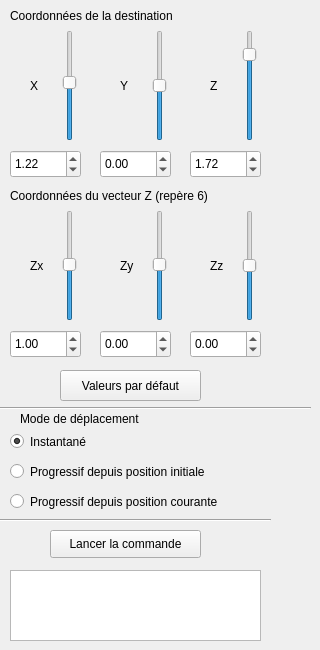
  <widget class="QWidget" name="tab_3">
   <attribute name="title">
    <string>Commande de la situation</string>
   </attribute>
   <widget class="QLabel" name="label_9">
    <property name="geometry">
     <rect>
      <x>10</x>
      <y>0</y>
      <width>201</width>
      <height>31</height>
     </rect>
    </property>
    <property name="text">
     <string>Coordonnées de la destination</string>
    </property>
   </widget>
   <widget class="QLabel" name="label_10">
    <property name="geometry">
     <rect>
      <x>30</x>
      <y>70</y>
      <width>31</width>
      <height>31</height>
     </rect>
    </property>
    <property name="text">
     <string>X</string>
    </property>
   </widget>
   <widget class="QLabel" name="label_11">
    <property name="geometry">
     <rect>
      <x>120</x>
      <y>70</y>
      <width>21</width>
      <height>31</height>
     </rect>
    </property>
    <property name="text">
     <string>Y</string>
    </property>
   </widget>
   <widget class="QLabel" name="label_12">
    <property name="geometry">
     <rect>
      <x>210</x>
      <y>70</y>
      <width>31</width>
      <height>31</height>
     </rect>
    </property>
    <property name="text">
     <string>Z</string>
    </property>
   </widget>
   <widget class="QRadioButton" name="radioButton_10">
    <property name="geometry">
     <rect>
      <x>10</x>
      <y>430</y>
      <width>251</width>
      <height>23</height>
     </rect>
    </property>
    <property name="text">
     <string>Instantané</string>
    </property>
    <property name="checked">
     <bool>true</bool>
    </property>
   </widget>
   <widget class="Line" name="line_10">
    <property name="geometry">
     <rect>
      <x>0</x>
      <y>400</y>
      <width>311</width>
      <height>16</height>
     </rect>
    </property>
    <property name="orientation">
     <enum>Qt::Horizontal</enum>
    </property>
   </widget>
   <widget class="QRadioButton" name="radioButton_11">
    <property name="geometry">
     <rect>
      <x>10</x>
      <y>460</y>
      <width>251</width>
      <height>23</height>
     </rect>
    </property>
    <property name="text">
     <string>Progressif depuis position initiale</string>
    </property>
   </widget>
   <widget class="QPushButton" name="lancer_commande">
    <property name="geometry">
     <rect>
      <x>50</x>
      <y>530</y>
      <width>151</width>
      <height>28</height>
     </rect>
    </property>
    <property name="text">
     <string>Lancer la commande</string>
    </property>
   </widget>
   <widget class="QLabel" name="label_13">
    <property name="geometry">
     <rect>
      <x>20</x>
      <y>410</y>
      <width>151</width>
      <height>18</height>
     </rect>
    </property>
    <property name="text">
     <string>Mode de déplacement</string>
    </property>
   </widget>
   <widget class="Line" name="line_11">
    <property name="geometry">
     <rect>
      <x>0</x>
      <y>510</y>
      <width>271</width>
      <height>20</height>
     </rect>
    </property>
    <property name="orientation">
     <enum>Qt::Horizontal</enum>
    </property>
   </widget>
   <widget class="QPushButton" name="default_mgi">
    <property name="geometry">
     <rect>
      <x>60</x>
      <y>370</y>
      <width>141</width>
      <height>31</height>
     </rect>
    </property>
    <property name="text">
     <string>Valeurs par défaut</string>
    </property>
   </widget>
   <widget class="QLabel" name="label_21">
    <property name="geometry">
     <rect>
      <x>30</x>
      <y>250</y>
      <width>21</width>
      <height>31</height>
     </rect>
    </property>
    <property name="text">
     <string>Zx</string>
    </property>
   </widget>
   <widget class="QLabel" name="label_22">
    <property name="geometry">
     <rect>
      <x>120</x>
      <y>250</y>
      <width>21</width>
      <height>31</height>
     </rect>
    </property>
    <property name="text">
     <string>Zy</string>
    </property>
   </widget>
   <widget class="QLabel" name="label_23">
    <property name="geometry">
     <rect>
      <x>210</x>
      <y>250</y>
      <width>21</width>
      <height>31</height>
     </rect>
    </property>
    <property name="text">
     <string>Zz</string>
    </property>
   </widget>
   <widget class="QLabel" name="label_24">
    <property name="geometry">
     <rect>
      <x>10</x>
      <y>180</y>
      <width>241</width>
      <height>31</height>
     </rect>
    </property>
    <property name="text">
     <string>Coordonnées du vecteur Z (repère 6)</string>
    </property>
   </widget>
   <widget class="QDoubleSpinBox" name="spinX">
    <property name="geometry">
     <rect>
      <x>10</x>
      <y>150</y>
      <width>71</width>
      <height>28</height>
     </rect>
    </property>
    <property name="minimum">
     <double>-1.960000000000000</double>
    </property>
    <property name="maximum">
     <double>1.960000000000000</double>
    </property>
    <property name="singleStep">
     <double>0.100000000000000</double>
    </property>
    <property name="value">
     <double>1.220000000000000</double>
    </property>
   </widget>
   <widget class="QDoubleSpinBox" name="spinY">
    <property name="geometry">
     <rect>
      <x>100</x>
      <y>150</y>
      <width>71</width>
      <height>28</height>
     </rect>
    </property>
    <property name="minimum">
     <double>-1.960000000000000</double>
    </property>
    <property name="maximum">
     <double>1.960000000000000</double>
    </property>
    <property name="singleStep">
     <double>0.100000000000000</double>
    </property>
   </widget>
   <widget class="QDoubleSpinBox" name="spinZ">
    <property name="geometry">
     <rect>
      <x>190</x>
      <y>150</y>
      <width>71</width>
      <height>28</height>
     </rect>
    </property>
    <property name="minimum">
     <double>-0.290000000000000</double>
    </property>
    <property name="maximum">
     <double>2.140000000000000</double>
    </property>
    <property name="singleStep">
     <double>0.100000000000000</double>
    </property>
    <property name="value">
     <double>1.720000000000000</double>
    </property>
   </widget>
   <widget class="QDoubleSpinBox" name="spinZx">
    <property name="geometry">
     <rect>
      <x>10</x>
      <y>330</y>
      <width>71</width>
      <height>28</height>
     </rect>
    </property>
    <property name="minimum">
     <double>-100.000000000000000</double>
    </property>
    <property name="maximum">
     <double>99.000000000000000</double>
    </property>
    <property name="singleStep">
     <double>0.100000000000000</double>
    </property>
    <property name="value">
     <double>1.000000000000000</double>
    </property>
   </widget>
   <widget class="QDoubleSpinBox" name="spinZy">
    <property name="geometry">
     <rect>
      <x>100</x>
      <y>330</y>
      <width>71</width>
      <height>28</height>
     </rect>
    </property>
    <property name="minimum">
     <double>-100.000000000000000</double>
    </property>
    <property name="maximum">
     <double>99.000000000000000</double>
    </property>
    <property name="singleStep">
     <double>0.100000000000000</double>
    </property>
   </widget>
   <widget class="QDoubleSpinBox" name="spinZz">
    <property name="geometry">
     <rect>
      <x>190</x>
      <y>330</y>
      <width>71</width>
      <height>28</height>
     </rect>
    </property>
    <property name="minimum">
     <double>-100.000000000000000</double>
    </property>
    <property name="singleStep">
     <double>0.100000000000000</double>
    </property>
    <property name="value">
     <double>0.000000000000000</double>
    </property>
   </widget>
   <widget class="QTextBrowser" name="displayResult">
    <property name="geometry">
     <rect>
      <x>10</x>
      <y>570</y>
      <width>251</width>
      <height>71</height>
     </rect>
    </property>
   </widget>
   <widget class="QRadioButton" name="radioButton_21">
    <property name="geometry">
     <rect>
      <x>10</x>
      <y>490</y>
      <width>261</width>
      <height>23</height>
     </rect>
    </property>
    <property name="text">
     <string>Progressif depuis position courante</string>
    </property>
   </widget>
   <widget class="QSlider" name="sliderX">
    <property name="geometry">
     <rect>
      <x>60</x>
      <y>30</y>
      <width>20</width>
      <height>111</height>
     </rect>
    </property>
    <property name="minimum">
     <number>-1960</number>
    </property>
    <property name="maximum">
     <number>1960</number>
    </property>
    <property name="singleStep">
     <number>1</number>
    </property>
    <property name="value">
     <number>122</number>
    </property>
    <property name="orientation">
     <enum>Qt::Vertical</enum>
    </property>
   </widget>
   <widget class="QSlider" name="sliderY">
    <property name="geometry">
     <rect>
      <x>150</x>
      <y>30</y>
      <width>19</width>
      <height>111</height>
     </rect>
    </property>
    <property name="minimum">
     <number>-1960</number>
    </property>
    <property name="maximum">
     <number>1960</number>
    </property>
    <property name="orientation">
     <enum>Qt::Vertical</enum>
    </property>
   </widget>
   <widget class="QSlider" name="sliderZ">
    <property name="geometry">
     <rect>
      <x>240</x>
      <y>30</y>
      <width>20</width>
      <height>111</height>
     </rect>
    </property>
    <property name="minimum">
     <number>-290</number>
    </property>
    <property name="maximum">
     <number>2140</number>
    </property>
    <property name="value">
     <number>1720</number>
    </property>
    <property name="orientation">
     <enum>Qt::Vertical</enum>
    </property>
   </widget>
   <widget class="QSlider" name="sliderZx">
    <property name="geometry">
     <rect>
      <x>60</x>
      <y>210</y>
      <width>20</width>
      <height>111</height>
     </rect>
    </property>
    <property name="minimum">
     <number>-100</number>
    </property>
    <property name="value">
     <number>1</number>
    </property>
    <property name="orientation">
     <enum>Qt::Vertical</enum>
    </property>
   </widget>
   <widget class="QSlider" name="sliderZy">
    <property name="geometry">
     <rect>
      <x>150</x>
      <y>210</y>
      <width>20</width>
      <height>111</height>
     </rect>
    </property>
    <property name="minimum">
     <number>-100</number>
    </property>
    <property name="maximum">
     <number>99</number>
    </property>
    <property name="value">
     <number>1</number>
    </property>
    <property name="orientation">
     <enum>Qt::Vertical</enum>
    </property>
   </widget>
   <widget class="QSlider" name="sliderZz">
    <property name="geometry">
     <rect>
      <x>240</x>
      <y>210</y>
      <width>20</width>
      <height>111</height>
     </rect>
    </property>
    <property name="minimum">
     <number>-100</number>
    </property>
    <property name="orientation">
     <enum>Qt::Vertical</enum>
    </property>
   </widget>
  </widget>
